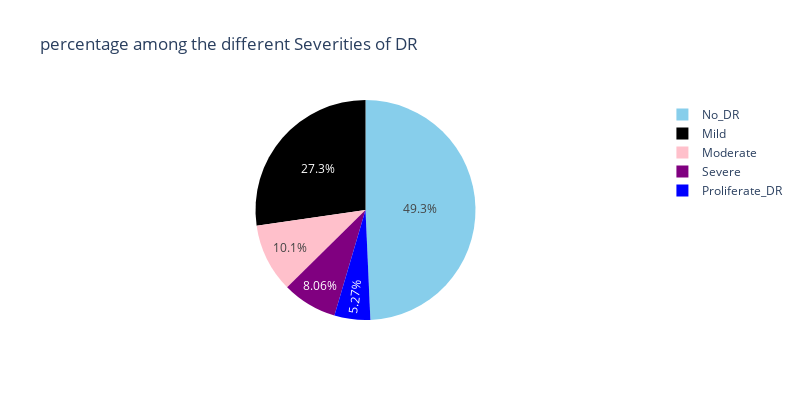

Source (notebook cell):
### Markdown cell above
**Dataset Analysis**

### Code cell
#Class division

Class_series=pd.Series(y)
lis=["No_DR","Mild","Moderate","Severe","Proliferate_DR"]
DR_or_not = Class_series.value_counts().tolist()
values = [DR_or_not[0], DR_or_not[1], DR_or_not[2], DR_or_not[3], DR_or_not[4]]
fig = px.pie(values=Class_series.value_counts(), names=lis , width=800, height=400, color_discrete_sequence=["skyblue","black","pink","purple","blue"]
             ,title="percentage among the different Severities of DR")
fig.show()

### Figure 1 — Plotly figure (JSON) as saved in the notebook; plotly's stock layout.template omitted (floating-point values rounded to 4 significant figures)
{"data": [{"domain": {"x": [0, 1], "y": [0, 1]}, "hovertemplate": "label=%{label}<br>value=%{value}<extra></extra>", "labels": ["No_DR", "Mild", "Moderate", "Severe", "Proliferate_DR"], "legendgroup": "", "name": "", "showlegend": true, "type": "pie", "values": [1805, 999, 370, 295, 193]}], "layout": {"height": 400, "legend": {"tracegroupgap": 0}, "piecolorway": ["skyblue", "black", "pink", "purple", "blue"], "title": {"text": "percentage among the different Severities of DR"}, "width": 800}}
